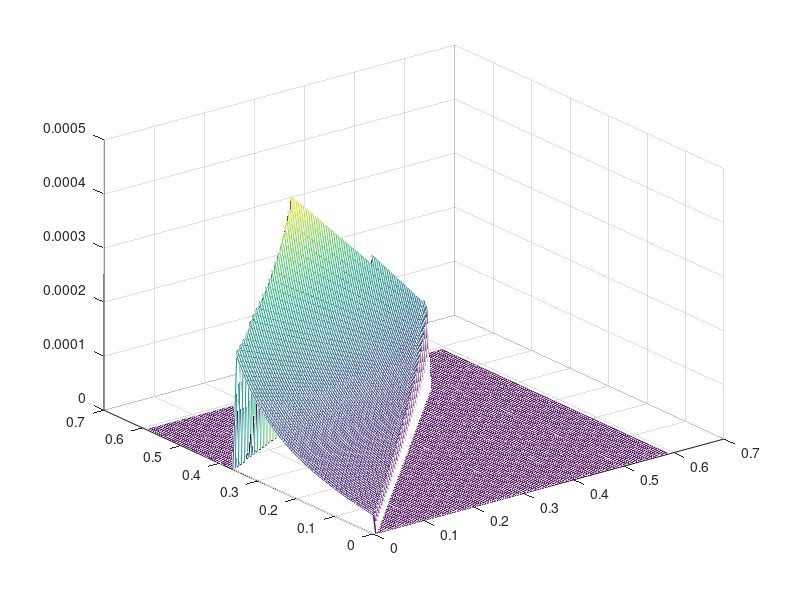

Source code (MATLAB):
%% 
vstar = 0.6; vbar = 1;
p = 0.5;

V = 0:0.005:vstar-0.01;
P = ones(1,numel(V))/numel(V)*p;

X = zeros(numel(V));


probSum = 0;
for b1=1:(numel(V)-1)
    
    bound2 = (V(b1+1)-V(b1))/(vstar-V(b1))*P(b1);
    if probSum + bound2 > 1-p
        X(b1,b1)=1-p-probSum;
        probSum = 1-p;
        break;
    end

    % Did not exceed probSum
    X(b1,b1)=bound2; probSum = probSum + bound2;
    
    for b2=b1-1:-1:1
        % Calculate bound1 and bound2
        bound2 = (V(b1+1)-V(b2))/(vstar-V(b1+1))*P(b1)-sum(X(b2:b1,b2));
        
        bound1 = inf;
        for k=b2:(b1-1)
            tmpBnd = (vbar-V(b1))/(V(b1)-V(k))*sum(X(b1,k+1:b1))-sum(X(b1,b2+1:k));
            bound1 = min(bound1,tmpBnd);
        end % k

        if bound1 < bound2
            % Bidder 1's constraint is binding. Fill up the constraint and
            % then move to the next b1.
            bound1 = min(bound1,1-p-probSum);
            X(b1,b2)=bound1;
            probSum = probSum + bound1;
            break;
        end

        % fprintf(1,'%1.2f %1.2f\n',bound1,bound2);
        
        bound2 = min(bound2,1-p-probSum);
        X(b1,b2) = bound2;
        probSum = probSum + bound2;
    end % b2
    
    if probSum >= 1-p
        break;
    end

end % b1

X(end,end) = 1-p-probSum;

mesh(V,V,X);
Pi1 = (1-p)*vbar-dot(V,sum(X,2))

Pi2 = p*vstar-dot(V,P)
